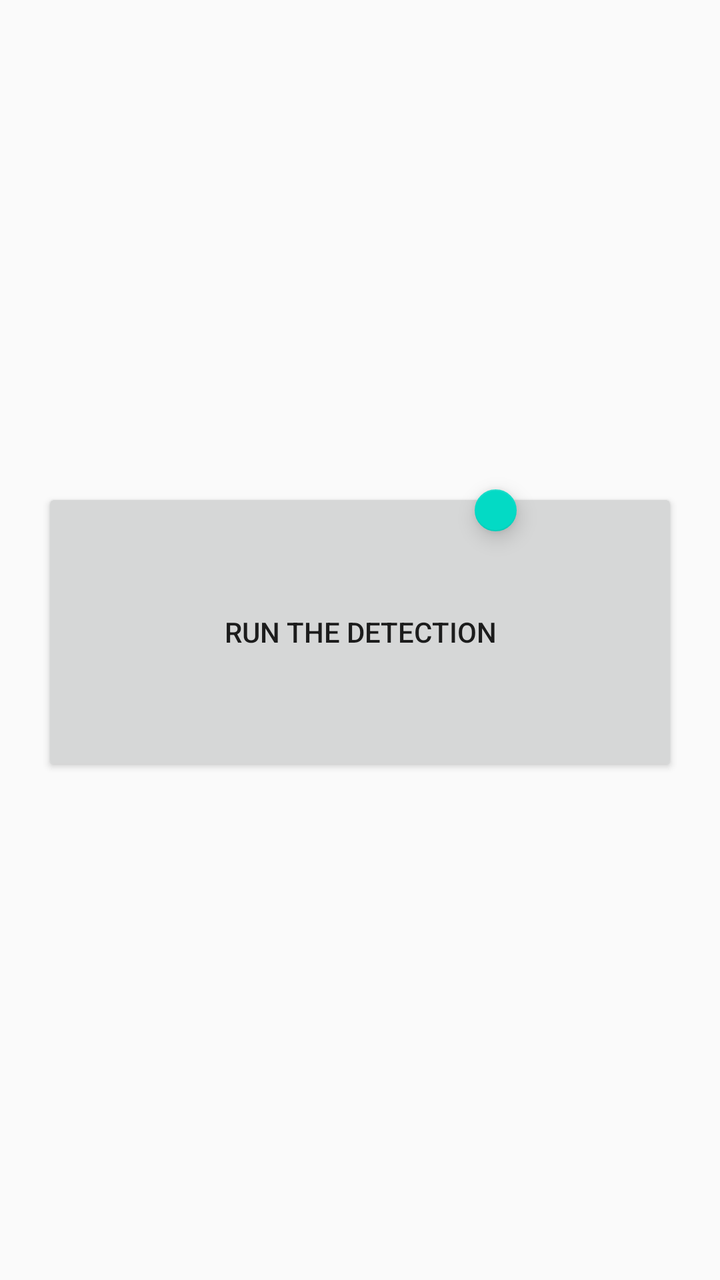
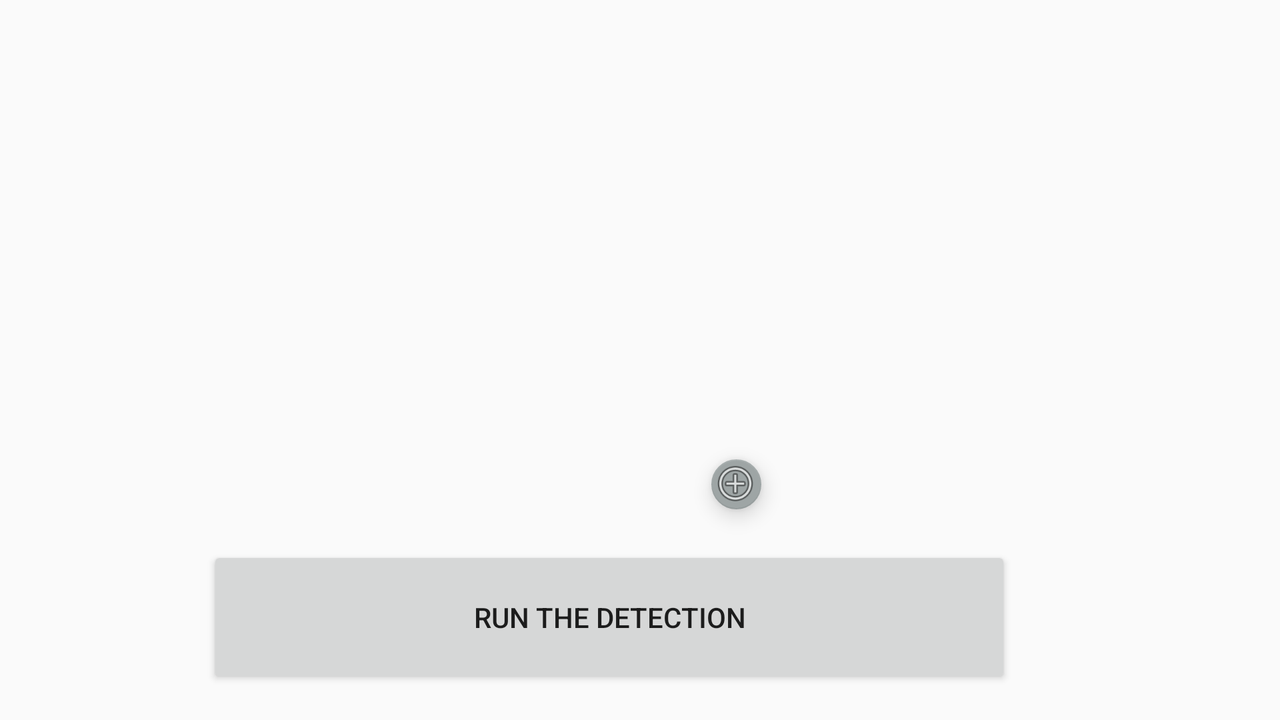

One screen, two layout resources from the same app: the default and the repository's alternative for another configuration. Each is rendered where Android would select it; the XML of both is given below.
<!-- AndroidManifest.xml: application theme AppTheme -->
<!-- res/layout/activity_choice_page.xml -->
<?xml version="1.0" encoding="utf-8"?>
<androidx.constraintlayout.widget.ConstraintLayout xmlns:android="http://schemas.android.com/apk/res/android"
    xmlns:app="http://schemas.android.com/apk/res-auto"
    xmlns:tools="http://schemas.android.com/tools"
    android:layout_width="match_parent"
    android:layout_height="match_parent"
    tools:context=".ActivityChoicePage">

    <ImageView
        android:id="@+id/ProfileView"
        android:layout_width="177dp"
        android:layout_height="143dp"
        app:layout_constraintBottom_toTopOf="@+id/RunButton"
        app:layout_constraintEnd_toEndOf="parent"
        app:layout_constraintStart_toStartOf="parent"

        app:layout_constraintTop_toBottomOf="@+id/NameView"
        app:layout_constraintVertical_bias="0.512"
        tools:srcCompat="@tools:sample/avatars" />

    <Button
        android:id="@+id/RunButton"
        android:layout_width="318dp"
        android:layout_height="144dp"
        android:layout_marginBottom="252dp"
        android:text="Run the detection"
        app:layout_constraintBottom_toBottomOf="parent"
        app:layout_constraintEnd_toEndOf="parent"
        app:layout_constraintStart_toStartOf="parent" />

    <TextView
        android:id="@+id/NameView"
        android:layout_width="318dp"
        android:layout_height="123dp"
        android:layout_marginTop="28dp"
        android:textSize="40dp"
        app:layout_constraintEnd_toEndOf="parent"
        app:layout_constraintStart_toStartOf="parent"
        app:layout_constraintTop_toTopOf="parent" />


    <com.google.android.material.floatingactionbutton.FloatingActionButton
        android:id="@+id/TakePhoto"
        android:layout_width="21dp"
        android:layout_height="24dp"
        android:layout_marginTop="119dp"
        android:clickable="true"
        android:onClick="ChangeProfileImage"
        app:layout_constraintEnd_toEndOf="parent"
        app:layout_constraintHorizontal_bias="0.7"
        app:layout_constraintStart_toEndOf="@+id/ProfileView"
        app:layout_constraintStart_toStartOf="parent"
        app:layout_constraintTop_toTopOf="@+id/ProfileView"
        app:srcCompat="@android:drawable/ic_menu_add"
        tools:ignore="MissingConstraints" />

</androidx.constraintlayout.widget.ConstraintLayout>
<!-- resources referenced by this layout -->
<resources>
  <style name="AppTheme" parent="Theme.AppCompat.Light.NoActionBar">
          
          <item name="colorPrimary">@color/colorPrimary</item>
          <item name="colorPrimaryDark">@color/colorPrimaryDark</item>
          <item name="colorAccent">@color/colorAccent</item>
      </style>
  <color name="colorPrimary">#6200EE</color>
  <color name="colorPrimaryDark">#3700B3</color>
  <color name="colorAccent">#03DAC5</color>
</resources>
<!-- res/layout-land/activity_choice_page.xml (the repository's variant of the layout above) -->
<!-- drawn on the phone turned sideways -->
<?xml version="1.0" encoding="utf-8"?>
<androidx.constraintlayout.widget.ConstraintLayout xmlns:android="http://schemas.android.com/apk/res/android"
    xmlns:app="http://schemas.android.com/apk/res-auto"
    xmlns:tools="http://schemas.android.com/tools"
    android:layout_width="match_parent"
    android:layout_height="match_parent"
    tools:context=".ActivityChoicePage">

    <ImageView
        android:id="@+id/ProfileView"
        android:layout_width="177dp"
        android:layout_height="143dp"
        app:layout_constraintBottom_toTopOf="@+id/RunButton"
        app:layout_constraintEnd_toEndOf="parent"
        app:layout_constraintHorizontal_bias="0.44"

        app:layout_constraintStart_toStartOf="parent"
        app:layout_constraintTop_toBottomOf="@+id/NameView"
        app:layout_constraintVertical_bias="0.346"
        tools:srcCompat="@tools:sample/avatars" />


    <Button
        android:id="@+id/RunButton"
        android:layout_width="402dp"
        android:layout_height="71dp"
        android:layout_marginBottom="16dp"
        android:text="Run the detection"
        app:layout_constraintBottom_toBottomOf="parent"
        app:layout_constraintEnd_toEndOf="parent"
        app:layout_constraintHorizontal_bias="0.435"
        app:layout_constraintStart_toStartOf="parent" />

    <TextView
        android:id="@+id/NameView"
        android:layout_width="426dp"
        android:layout_height="98dp"
        android:layout_marginTop="4dp"
        android:textColor="#020304"
        android:gravity="center"
        android:textSize="40dp"
        app:layout_constraintEnd_toEndOf="parent"
        app:layout_constraintHorizontal_bias="0.434"
        app:layout_constraintStart_toStartOf="parent"
        app:layout_constraintTop_toTopOf="parent" />

    <com.google.android.material.floatingactionbutton.FloatingActionButton
        android:id="@+id/floating_action_button"
        android:onClick="ChangeProfileImage"
        android:layout_width="26dp"
        android:layout_height="25dp"
        android:layout_gravity="bottom|right"
        app:backgroundTint="@color/colorGrey"
        app:fabCustomSize="24dp"
        app:fabSize="mini"


        app:layout_constraintBottom_toBottomOf="@+id/ProfileView"
        app:layout_constraintEnd_toEndOf="@+id/ProfileView"
        app:srcCompat="@android:drawable/ic_menu_add" />


</androidx.constraintlayout.widget.ConstraintLayout>
<!-- resources referenced by the variant -->
<!-- as the phone turned sideways resolves them -->
<resources>
  <color name="colorGrey">#9EA5A5</color>
  <style name="AppTheme" parent="Theme.AppCompat.Light.NoActionBar">
          
          <item name="colorPrimary">@color/colorPrimary</item>
          <item name="colorPrimaryDark">@color/colorPrimaryDark</item>
          <item name="colorAccent">@color/colorAccent</item>
      </style>
  <color name="colorPrimary">#6200EE</color>
  <color name="colorPrimaryDark">#3700B3</color>
  <color name="colorAccent">#03DAC5</color>
</resources>
